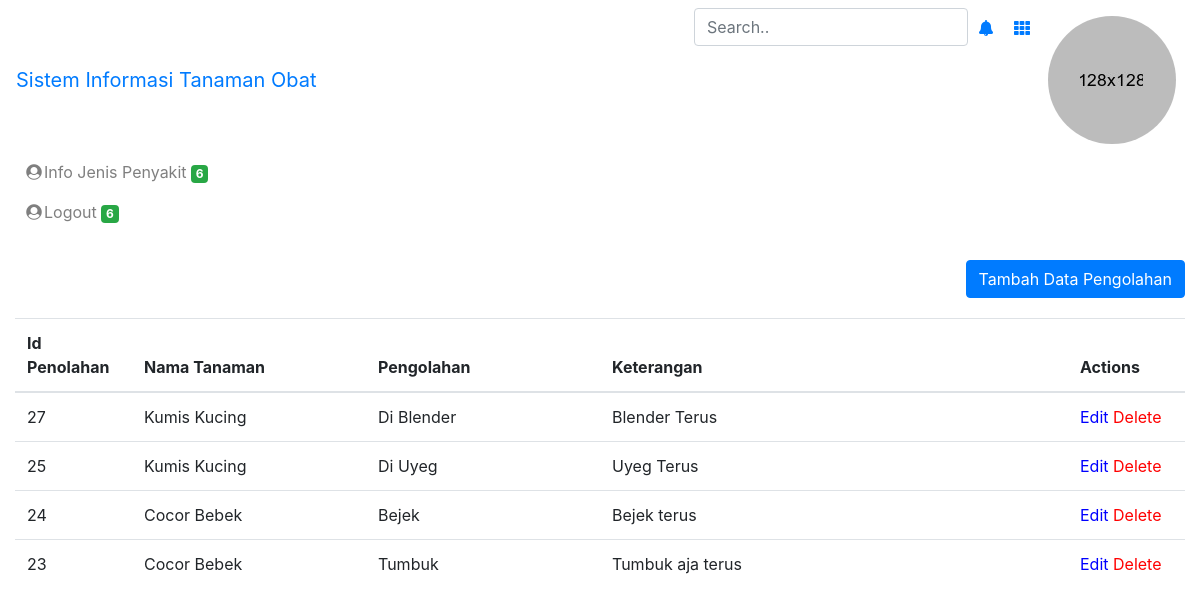
Page /pengolahan.php (signed in) on the earlier database version.
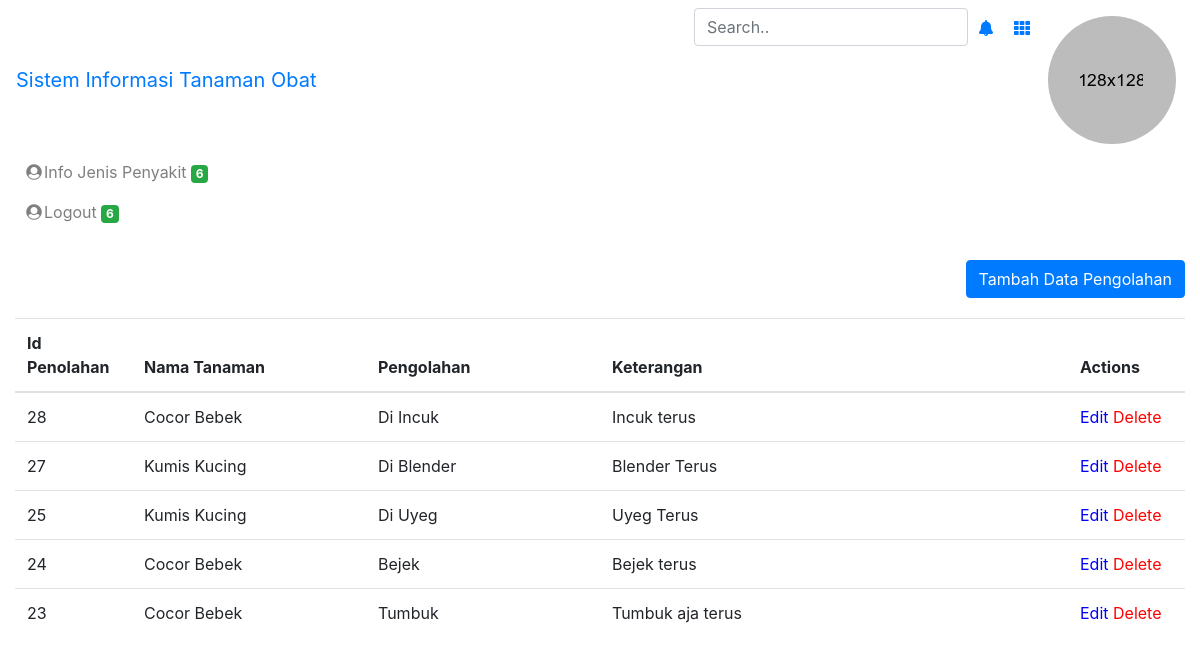
Same page on the later database version.
### tables this page shows
CREATE TABLE `tpengolahan` (
  `id_pengolahan` int(11) NOT NULL,
  `nama` varchar(100) NOT NULL,
  `keterangan` text NOT NULL,
  `id_tanaman` int(11) NOT NULL
);

CREATE TABLE `ttanaman` (
  `id_tanaman` int(11) NOT NULL,
  `nama` varchar(100) NOT NULL,
  `keterangan` text NOT NULL,
  `id` int(11) NOT NULL
);

### pengolahan.php (the view, shortened to what this page needs)
<?php
  require_once("config.php");
   include('template/header.php');
   include('template/sidebar_admin.php');
?>
<body>
<?php
	$pdo_statement = $db->prepare("SELECT tpengolahan.id_pengolahan, ttanaman.nama AS 'tanaman', tpengolahan.nama, tpengolahan.keterangan FROM tpengolahan INNER JOIN ttanaman USING(id_tanaman) ORDER BY id_pengolahan DESC");
	$pdo_statement->execute();
	$result = $pdo_statement->fetchAll();
?>
<div style="text-align:right;margin:20px 0px;"><a class="btn btn-primary" href="pengolahan_add.php" class="button_link"> Tambah Data Pengolahan </a></div>
<table class="table">
  <thead>
	<tr>
	  <th class="table-header" width="10%">Id Penolahan</th>
	  <th class="table-header" width="20%">Nama Tanaman</th>
	  <th class="table-header" width="20%">Pengolahan</th>
    <th class="table-header" width="40%">Keterangan</th>
	  <th class="table-header" width="10%">Actions</th>
	</tr>
  </thead>
  <tbody id="table-body">
	<?php
	if(!empty($result)) {
		foreach($result as $row) {
	?>
	  <tr class="table-row">
		<td><?php echo $row["id_pengolahan"]; ?></td>
		<td><?php echo $row["tanaman"]; ?></td>
    <td><?php echo $row["nama"]; ?></td>
		<td><?php echo $row["keterangan"]; ?></td>
		<td>
      <a style="color:blue" class="ajax-action-links" href="pengolahan_edit.php?id=<?php echo $row['id_pengolahan']; ?>">
        Edit
      </a>
      <a style="color: red" class="ajax-action-links" onclick="return  confirm('Apakah anda yakin ingin menghapus?')" href='pengolahan_delete.php?id=<?php echo $row['id_pengolahan']; ?>'>
        Delete
      </a>
    </td>
	  </tr>
    <?php
		}
	}
	?>
  </tbody>
<?php
  include('template/header.php');
?>

Differences in the rows shown:
added tpengolahan: id_pengolahan "28", id_tanaman.nama "Cocor Bebek", nama "Di Incuk", keterangan "Incuk terus"
